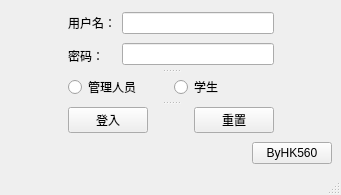
<?xml version="1.0" encoding="UTF-8"?>
<ui version="4.0">
 <class>MainWindow</class>
 <widget class="QMainWindow" name="MainWindow">
  <property name="geometry">
   <rect>
    <x>0</x>
    <y>0</y>
    <width>341</width>
    <height>195</height>
   </rect>
  </property>
  <property name="windowTitle">
   <string>MainWindow</string>
  </property>
  <widget class="QWidget" name="centralwidget">
   <layout class="QVBoxLayout" name="verticalLayout_3">
    <item>
     <layout class="QHBoxLayout" name="horizontalLayout_4">
      <item>
       <spacer name="horizontalSpacer_3">
        <property name="orientation">
         <enum>Qt::Horizontal</enum>
        </property>
        <property name="sizeHint" stdset="0">
         <size>
          <width>40</width>
          <height>20</height>
         </size>
        </property>
       </spacer>
      </item>
      <item>
       <widget class="QSplitter" name="splitter">
        <property name="orientation">
         <enum>Qt::Vertical</enum>
        </property>
        <widget class="QWidget" name="layoutWidget">
         <layout class="QHBoxLayout" name="horizontalLayout">
          <item>
           <layout class="QVBoxLayout" name="verticalLayout">
            <item>
             <widget class="QLabel" name="label">
              <property name="text">
               <string>用户名：</string>
              </property>
             </widget>
            </item>
            <item>
             <widget class="QLabel" name="label_2">
              <property name="text">
               <string>密码：</string>
              </property>
             </widget>
            </item>
           </layout>
          </item>
          <item>
           <layout class="QVBoxLayout" name="verticalLayout_2">
            <item>
             <widget class="QLineEdit" name="Login_username"/>
            </item>
            <item>
             <widget class="QLineEdit" name="Login_password"/>
            </item>
           </layout>
          </item>
         </layout>
        </widget>
        <widget class="QWidget" name="layoutWidget">
         <layout class="QHBoxLayout" name="horizontalLayout_2">
          <item>
           <widget class="QRadioButton" name="radioButton">
            <property name="text">
             <string>管理人员</string>
            </property>
           </widget>
          </item>
          <item>
           <widget class="QRadioButton" name="radioButton_2">
            <property name="text">
             <string>学生</string>
            </property>
           </widget>
          </item>
         </layout>
        </widget>
        <widget class="QWidget" name="layoutWidget">
         <layout class="QHBoxLayout" name="horizontalLayout_3">
          <item>
           <widget class="QPushButton" name="LoginButton">
            <property name="text">
             <string>登入</string>
            </property>
           </widget>
          </item>
          <item>
           <spacer name="horizontalSpacer">
            <property name="orientation">
             <enum>Qt::Horizontal</enum>
            </property>
            <property name="sizeHint" stdset="0">
             <size>
              <width>40</width>
              <height>20</height>
             </size>
            </property>
           </spacer>
          </item>
          <item>
           <widget class="QPushButton" name="remitButton">
            <property name="text">
             <string>重置</string>
            </property>
           </widget>
          </item>
         </layout>
        </widget>
       </widget>
      </item>
      <item>
       <spacer name="horizontalSpacer_2">
        <property name="orientation">
         <enum>Qt::Horizontal</enum>
        </property>
        <property name="sizeHint" stdset="0">
         <size>
          <width>40</width>
          <height>20</height>
         </size>
        </property>
       </spacer>
      </item>
     </layout>
    </item>
    <item>
     <layout class="QHBoxLayout" name="horizontalLayout_5">
      <item>
       <spacer name="horizontalSpacer_4">
        <property name="orientation">
         <enum>Qt::Horizontal</enum>
        </property>
        <property name="sizeHint" stdset="0">
         <size>
          <width>40</width>
          <height>20</height>
         </size>
        </property>
       </spacer>
      </item>
      <item>
       <widget class="QPushButton" name="hk560Btn">
        <property name="text">
         <string>ByHK560</string>
        </property>
       </widget>
      </item>
     </layout>
    </item>
   </layout>
  </widget>
  <widget class="QMenuBar" name="menubar">
   <property name="geometry">
    <rect>
     <x>0</x>
     <y>0</y>
     <width>341</width>
     <height>21</height>
    </rect>
   </property>
  </widget>
  <widget class="QStatusBar" name="statusbar"/>
 </widget>
 <resources/>
 <connections/>
</ui>
